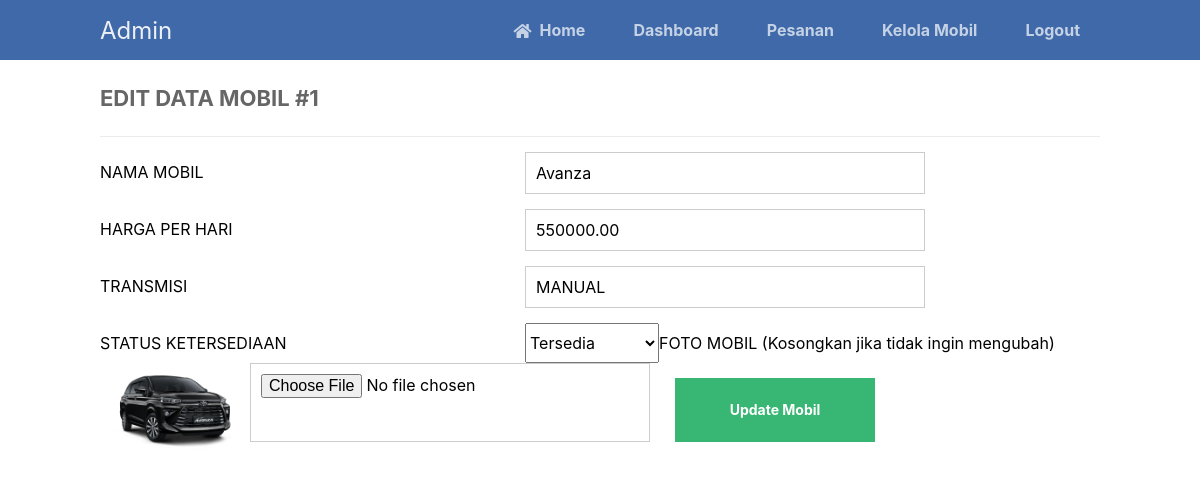
Page /update_mobil.php?id=1 on the earlier database version.
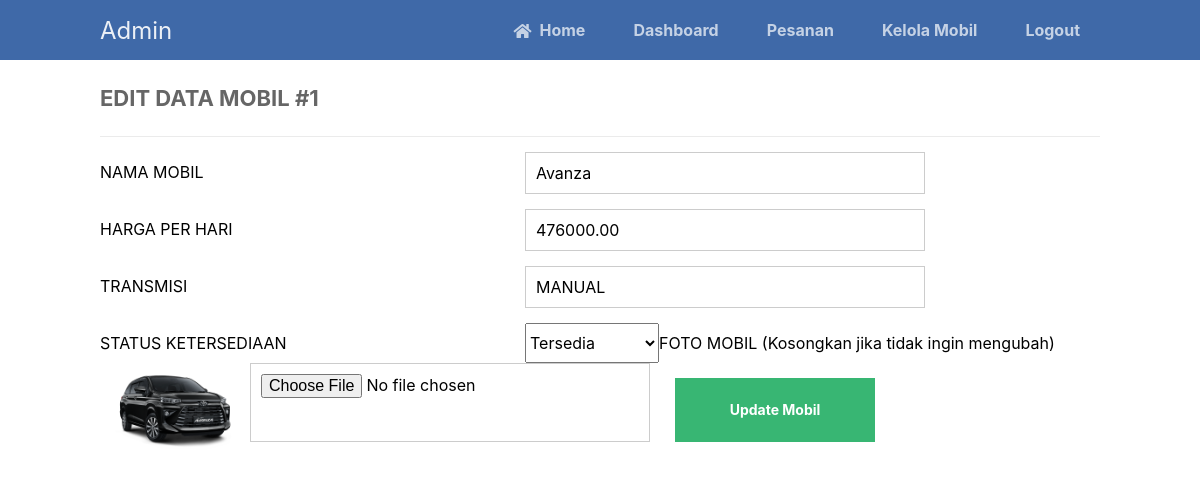
Same page on the later database version.
### tables this page shows
CREATE TABLE `car` (
  `id` int(11) NOT NULL,
  `foto` varchar(255) NOT NULL,
  `name` varchar(255) NOT NULL,
  `harga` decimal(10,2) NOT NULL DEFAULT 0.00,
  `transmisi` varchar(255) NOT NULL,
  `status` enum('tersedia','tidak_tersedia') NOT NULL DEFAULT 'tersedia'
);

### update_mobil.php (the view, shortened to what this page needs)
<?php
include 'functions.php';
$pdo = pdo_connect_mysql();
$stmt = $pdo->prepare('SELECT * FROM car WHERE id = ?');
$stmt->execute([$_GET['id']]);
$contact = $stmt->fetch(PDO::FETCH_ASSOC);
?>
<?= template_header('Edit Data Mobil') ?>
<div class="content update">
    <h2>EDIT DATA MOBIL #<?= $contact['id'] ?></h2>
    <form action="update_mobil.php?id=<?= $contact['id'] ?>" method="post" enctype="multipart/form-data">
        <label for="name">NAMA MOBIL</label>
        <input type="text" name="name" id="name" value="<?= htmlspecialchars($contact['name']) ?>" required
            placeholder="Cth: Toyota Avanza">
        <label for="harga">HARGA PER HARI</label>
        <input type="text" name="harga" id="harga"
            value="<?= htmlspecialchars(str_replace(['Rp.', ',', ' '], '', $contact['harga'])) ?>" required
            placeholder="Cth: 250000">
        <label for="transmisi">TRANSMISI</label>
        <input type="text" name="transmisi" id="transmisi" value="<?= htmlspecialchars($contact['transmisi']) ?>" required
            placeholder="Cth: Otomatis / Manual">
        <label for="status">STATUS KETERSEDIAAN</label>
        <select name="status" id="status" required>
            <option value="tersedia" <?= $contact['status'] == 'tersedia' ? 'selected' : '' ?>>Tersedia</option>
        </select>
        <label for="fotom">FOTO MOBIL (Kosongkan jika tidak ingin mengubah)</label>
        <?php if ($contact['foto']): ?>
            <img src="image/<?= htmlspecialchars($contact['foto']) ?>" width="150"
                style="margin-bottom: 5px; display: block;"><br>
        <?php endif; ?>
        <input type="file" name="fotom" id="fotom" accept="image/*">
        <input type="submit" value="Update Mobil">
    </form>
</div>
<?= template_footer() ?>

### functions.php (shortened to what this page needs)
<?php
function template_header($title) {
echo <<<EOT
<!DOCTYPE html>
<html>
	<head>
		<meta charset="utf-8">
		<title>$title</title>
		<link href="style9.css" rel="stylesheet" type="text/css">
		<link rel="stylesheet" href="https://use.fontawesome.com/releases/v5.7.1/css/all.css">
	</head>
	<body>
    <nav class="navtop">
    	<div>
    		<h1>Admin</h1>
            <a href="index1.php"><i class="fas fa-home"></i>Home</a>
			<a href="data.php"><i></i>Dashboard</a>
    		<a href="read.php"><i></i>Pesanan</a>
			<a href="tambah_mobil.php"><i></i>Kelola Mobil</a>
			<a href="logout.php"><i></i>Logout</a>
    	</div>
    </nav>
EOT;
}
function template_footer() {
echo <<<EOT
    </body>
</html>
EOT;
}
?>

### style9.css (style rules this page uses)
* { box-sizing: border-box; font-family: -apple-system, BlinkMacSystemFont, "segoe ui", roboto, oxygen, ubuntu, cantarell, "fira sans", "droid sans", "helvetica neue", Arial, sans-serif; font-size: 16px; -webkit-font-smoothing: antialiased; -moz-osx-font-smoothing: grayscale; }
body { background-color: #FFFFFF; margin: 0; }
.navtop { background-color: #3f69a8; height: 60px; width: 100%; border: 0; }
.navtop div { display: flex; margin: 0 auto; width: 1000px; height: 100%; }
.navtop div h1, .navtop div a { display: inline-flex; align-items: center; }
.navtop div h1 { flex: 1; font-size: 24px; padding: 0; margin: 0; color: #ecf0f6; font-weight: normal; }
.navtop div a { padding: 0 20px; text-decoration: none; color: #c5d2e5; font-weight: bold; }
.navtop div a i { padding: 2px 8px 0 0; }
.content { width: 1000px; margin: 0 auto; }
.content h2 { margin: 0; padding: 25px 0; font-size: 22px; border-bottom: 1px solid #ebebeb; color: #666666; }
.update form { padding: 15px 0; display: flex; flex-flow: wrap; }
.update form label { display: inline-flex; width: 400px; padding: 10px 0; margin-right: 25px; }
.update form input { padding: 10px; width: 400px; margin-right: 25px; margin-bottom: 15px; border: 1px solid #cccccc; }
.update form input[type="submit"] { display: block; background-color: #38b673; border: 0; font-weight: bold; font-size: 14px; color: #FFFFFF; cursor: pointer; width: 200px; margin-top: 15px; }

Differences in the rows shown:
changed car "Avanza": harga "550000.00" → "476000.00"
